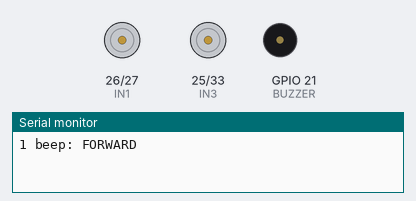
Recording of a sketch running on a simulated ESP32. On the bench: motor-driver pin pairs drawn as motors (green arrow = first pin HIGH = forward, orange = second pin HIGH = backward, longer = more drive, scaled by the enable pin), buzzer (waves = sounding, pin HIGH), the last lines printed to the serial monitor.

Above: at 3.3 s.
At 4.3 s:
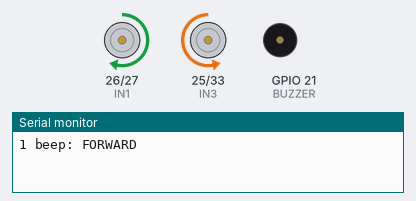
At 8.82 s:
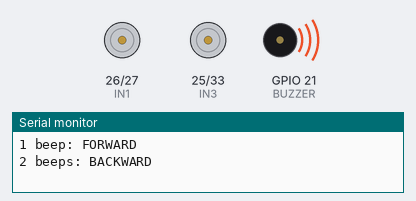
At 16.2 s:
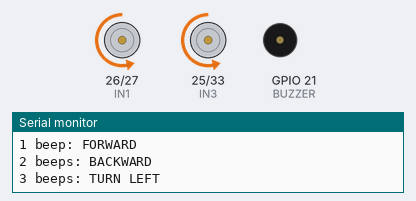
At 22.9 s:
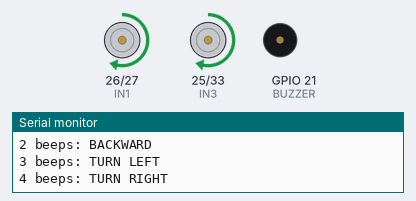
At 35.8 s:
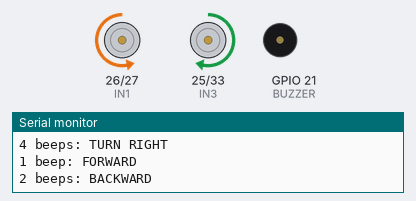
Timing chart, 0 to 40.0 s (numbered marks = the images above):
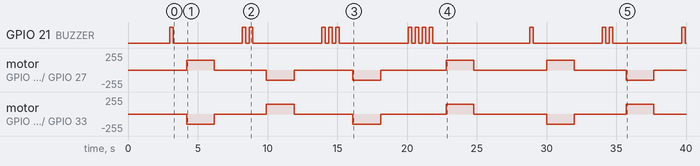

Measured:
- by itself, GPIO 21 (BUZZER): LOW → HIGH at 3.0 s, → LOW 0.25 s later, → HIGH 5.0 s later, → LOW 0.25 s later, … (28 changes in this stretch)
- by itself, motor on GPIO 26 (IN1) / GPIO 27 (IN2): stopped → forward 150/255 at 4.2 s, → stopped 2.0 s later, → backward 150/255 3.7 s later, → stopped 2.0 s later, … (12 changes in this stretch)
- by itself, motor on GPIO 25 (IN3) / GPIO 33 (IN4): stopped → backward 150/255 at 4.2 s, → stopped 2.0 s later, → forward 150/255 3.7 s later, → stopped 2.0 s later, … (12 changes in this stretch)

The sketch:

motor_test.ino
```cpp
// Motor test - lift the wheels off the ground first.
// Buzzer beeps tell you the step: 1 = forward, 2 = backward, 3 = turn left, 4 = turn right.
#define IN1 26
#define IN2 27
#define IN3 25
#define IN4 33
#define ENA 18
#define ENB 19
#define BUZZER 21

#define TEST_SPEED 150   // raise if the wheels only hum

void leftSide(int dir) {
  analogWrite(ENA, dir == 0 ? 0 : TEST_SPEED);
  digitalWrite(IN1, dir == 1  ? HIGH : LOW);
  digitalWrite(IN2, dir == -1 ? HIGH : LOW);
}

// Right side wiring is opposite, so the pins are swapped here
void rightSide(int dir) {
  analogWrite(ENB, dir == 0 ? 0 : TEST_SPEED);
  digitalWrite(IN3, dir == -1 ? HIGH : LOW);
  digitalWrite(IN4, dir == 1  ? HIGH : LOW);
}

void stopAll() { leftSide(0); rightSide(0); }

void beep(int times) {
  for (int i = 0; i < times; i++) {
    digitalWrite(BUZZER, HIGH); delay(250);
    digitalWrite(BUZZER, LOW);  delay(250);
  }
  delay(700);
}

void setup() {
  Serial.begin(115200);
  pinMode(IN1, OUTPUT); pinMode(IN2, OUTPUT);
  pinMode(IN3, OUTPUT); pinMode(IN4, OUTPUT);
  pinMode(ENA, OUTPUT); pinMode(ENB, OUTPUT);
  pinMode(BUZZER, OUTPUT);
  delay(3000);
}

void loop() {
  Serial.println("1 beep: FORWARD");
  beep(1); leftSide(1);  rightSide(1);  delay(2000); stopAll(); delay(2000);

  Serial.println("2 beeps: BACKWARD");
  beep(2); leftSide(-1); rightSide(-1); delay(2000); stopAll(); delay(2000);

  Serial.println("3 beeps: TURN LEFT");
  beep(3); leftSide(-1); rightSide(1);  delay(2000); stopAll(); delay(2000);

  Serial.println("4 beeps: TURN RIGHT");
  beep(4); leftSide(1);  rightSide(-1); delay(2000); stopAll(); delay(4000);
}
```
